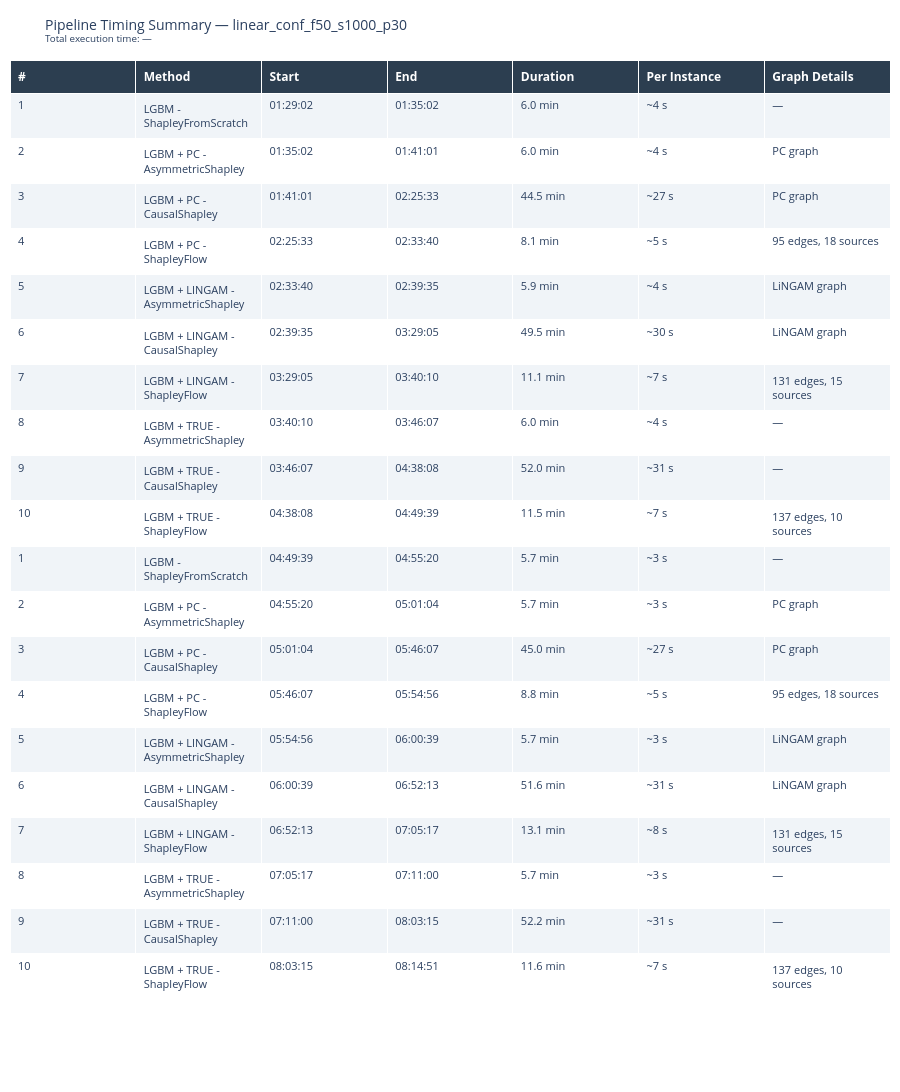

Write notebook code for a chart like this one.
### Markdown cell above
## 2. Pipeline Timing Summary

### Code cell
timing_df, total_time = parse_pipeline_timing(LOGS_DIR, DATASET)
if timing_df is not None:
    fig_timing = plot_timing_table(timing_df, total_time, DATASET, save_dir=PLOTS_DIR)
else:
    print("Could not parse timing log.")

### Figure 1 — Plotly figure (JSON) as saved in the notebook; plotly's stock layout.template omitted (floating-point values rounded to 4 significant figures; data arrays with more than 128 entries replaced by an {"elided": "..."} marker saying what was removed)
{"data": [{"cells": {"align": "left", "fill": {"color": {"elided": "7x20 str values"}}, "font": {"size": 11}, "height": 26, "values": {"elided": "7x20 mixed values"}}, "header": {"align": "left", "fill": {"color": "#2c3e50"}, "font": {"color": "white", "size": 12}, "height": 30, "values": ["<b>#</b>", "<b>Method</b>", "<b>Start</b>", "<b>End</b>", "<b>Duration</b>", "<b>Per Instance</b>", "<b>Graph Details</b>"]}, "type": "table"}], "layout": {"height": 1120, "margin": {"b": 10, "l": 10, "r": 10, "t": 60}, "title": {"font": {"size": 14}, "text": "Pipeline Timing Summary — linear_conf_f50_s1000_p30<br><sup>Total execution time: —</sup>"}}}
